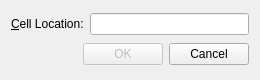
<?xml version="1.0" encoding="UTF-8"?>
<ui version="4.0">
 <class>GoToCellDialog</class>
 <widget class="QDialog" name="GoToCellDialog">
  <property name="geometry">
   <rect>
    <x>0</x>
    <y>0</y>
    <width>260</width>
    <height>80</height>
   </rect>
  </property>
  <property name="windowTitle">
   <string>Go to Cell</string>
  </property>
  <layout class="QVBoxLayout" name="verticalLayout">
   <item>
    <layout class="QHBoxLayout" name="horizontalLayout">
     <item>
      <widget class="QLabel" name="label">
       <property name="text">
        <string>&amp;Cell Location:</string>
       </property>
       <property name="buddy">
        <cstring>lineEdit</cstring>
       </property>
      </widget>
     </item>
     <item>
      <widget class="QLineEdit" name="lineEdit"/>
     </item>
    </layout>
   </item>
   <item>
    <layout class="QHBoxLayout" name="horizontalLayout_2">
     <item>
      <spacer name="horizontalSpacer">
       <property name="orientation">
        <enum>Qt::Orientation::Horizontal</enum>
       </property>
       <property name="sizeHint" stdset="0">
        <size>
         <width>40</width>
         <height>20</height>
        </size>
       </property>
      </spacer>
     </item>
     <item>
      <widget class="QPushButton" name="okButton">
       <property name="enabled">
        <bool>false</bool>
       </property>
       <property name="text">
        <string>OK</string>
       </property>
       <property name="default">
        <bool>true</bool>
       </property>
      </widget>
     </item>
     <item>
      <widget class="QPushButton" name="cancelButton">
       <property name="text">
        <string>Cancel</string>
       </property>
      </widget>
     </item>
    </layout>
   </item>
  </layout>
 </widget>
 <resources/>
 <connections/>
</ui>
